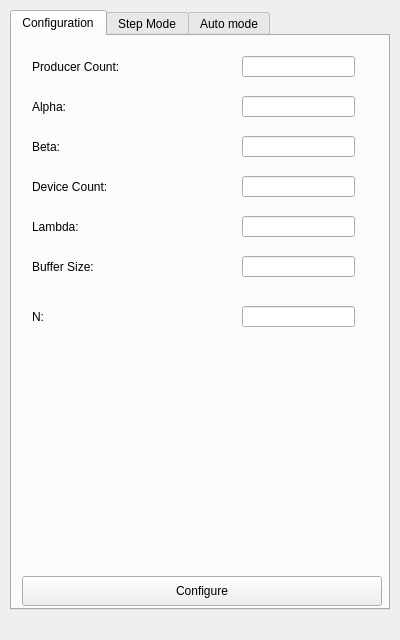
<?xml version="1.0" encoding="UTF-8"?>
<ui version="4.0">
 <class>MainWindow</class>
 <widget class="QMainWindow" name="MainWindow">
  <property name="enabled">
   <bool>true</bool>
  </property>
  <property name="geometry">
   <rect>
    <x>0</x>
    <y>0</y>
    <width>400</width>
    <height>640</height>
   </rect>
  </property>
  <property name="sizePolicy">
   <sizepolicy hsizetype="Fixed" vsizetype="Fixed">
    <horstretch>0</horstretch>
    <verstretch>0</verstretch>
   </sizepolicy>
  </property>
  <property name="windowTitle">
   <string>Computer Simulation Model</string>
  </property>
  <property name="tabShape">
   <enum>QTabWidget::Rounded</enum>
  </property>
  <widget class="QWidget" name="centralwidget">
   <widget class="QTabWidget" name="tabWidget">
    <property name="geometry">
     <rect>
      <x>10</x>
      <y>10</y>
      <width>380</width>
      <height>600</height>
     </rect>
    </property>
    <property name="currentIndex">
     <number>0</number>
    </property>
    <widget class="QWidget" name="configure_tab">
     <attribute name="title">
      <string>Configuration</string>
     </attribute>
     <widget class="QLabel" name="label">
      <property name="geometry">
       <rect>
        <x>20</x>
        <y>20</y>
        <width>91</width>
        <height>21</height>
       </rect>
      </property>
      <property name="text">
       <string>Producer Count:</string>
      </property>
     </widget>
     <widget class="QLineEdit" name="producer_count_edit">
      <property name="geometry">
       <rect>
        <x>230</x>
        <y>20</y>
        <width>113</width>
        <height>21</height>
       </rect>
      </property>
     </widget>
     <widget class="QLineEdit" name="alpha_edit">
      <property name="geometry">
       <rect>
        <x>230</x>
        <y>60</y>
        <width>113</width>
        <height>21</height>
       </rect>
      </property>
     </widget>
     <widget class="QLabel" name="label_2">
      <property name="geometry">
       <rect>
        <x>20</x>
        <y>60</y>
        <width>91</width>
        <height>21</height>
       </rect>
      </property>
      <property name="text">
       <string>Alpha:</string>
      </property>
     </widget>
     <widget class="QLineEdit" name="beta_edit">
      <property name="geometry">
       <rect>
        <x>230</x>
        <y>100</y>
        <width>113</width>
        <height>21</height>
       </rect>
      </property>
     </widget>
     <widget class="QLabel" name="label_3">
      <property name="geometry">
       <rect>
        <x>20</x>
        <y>100</y>
        <width>91</width>
        <height>21</height>
       </rect>
      </property>
      <property name="text">
       <string>Beta:</string>
      </property>
     </widget>
     <widget class="QLineEdit" name="device_count_edit">
      <property name="geometry">
       <rect>
        <x>230</x>
        <y>140</y>
        <width>113</width>
        <height>21</height>
       </rect>
      </property>
     </widget>
     <widget class="QLineEdit" name="buffer_size_edit">
      <property name="geometry">
       <rect>
        <x>230</x>
        <y>220</y>
        <width>113</width>
        <height>21</height>
       </rect>
      </property>
     </widget>
     <widget class="QLabel" name="label_4">
      <property name="geometry">
       <rect>
        <x>20</x>
        <y>180</y>
        <width>91</width>
        <height>21</height>
       </rect>
      </property>
      <property name="text">
       <string>Lambda:</string>
      </property>
     </widget>
     <widget class="QLineEdit" name="lambda_edit">
      <property name="geometry">
       <rect>
        <x>230</x>
        <y>180</y>
        <width>113</width>
        <height>21</height>
       </rect>
      </property>
     </widget>
     <widget class="QLabel" name="label_5">
      <property name="geometry">
       <rect>
        <x>20</x>
        <y>220</y>
        <width>91</width>
        <height>21</height>
       </rect>
      </property>
      <property name="text">
       <string>Buffer Size:</string>
      </property>
     </widget>
     <widget class="QLabel" name="label_6">
      <property name="geometry">
       <rect>
        <x>20</x>
        <y>140</y>
        <width>91</width>
        <height>21</height>
       </rect>
      </property>
      <property name="text">
       <string>Device Count:</string>
      </property>
     </widget>
     <widget class="QLineEdit" name="n_edit">
      <property name="geometry">
       <rect>
        <x>230</x>
        <y>270</y>
        <width>113</width>
        <height>21</height>
       </rect>
      </property>
     </widget>
     <widget class="QLabel" name="label_7">
      <property name="geometry">
       <rect>
        <x>20</x>
        <y>270</y>
        <width>91</width>
        <height>21</height>
       </rect>
      </property>
      <property name="text">
       <string>N:</string>
      </property>
     </widget>
     <widget class="QPushButton" name="configure_button">
      <property name="geometry">
       <rect>
        <x>10</x>
        <y>540</y>
        <width>360</width>
        <height>30</height>
       </rect>
      </property>
      <property name="text">
       <string>Configure</string>
      </property>
     </widget>
    </widget>
    <widget class="QWidget" name="step_tab">
     <attribute name="title">
      <string>Step Mode</string>
     </attribute>
     <widget class="QPushButton" name="step_button">
      <property name="geometry">
       <rect>
        <x>190</x>
        <y>540</y>
        <width>170</width>
        <height>30</height>
       </rect>
      </property>
      <property name="text">
       <string>Step</string>
      </property>
     </widget>
     <widget class="QPushButton" name="finish_button">
      <property name="geometry">
       <rect>
        <x>10</x>
        <y>540</y>
        <width>170</width>
        <height>30</height>
       </rect>
      </property>
      <property name="text">
       <string>Finish</string>
      </property>
     </widget>
     <widget class="QScrollArea" name="diagram_scroll_area">
      <property name="geometry">
       <rect>
        <x>10</x>
        <y>10</y>
        <width>350</width>
        <height>520</height>
       </rect>
      </property>
      <property name="widgetResizable">
       <bool>true</bool>
      </property>
      <widget class="QWidget" name="scrollAreaWidgetContents">
       <property name="geometry">
        <rect>
         <x>0</x>
         <y>0</y>
         <width>348</width>
         <height>518</height>
        </rect>
       </property>
      </widget>
     </widget>
    </widget>
    <widget class="QWidget" name="auto_tab">
     <attribute name="title">
      <string>Auto mode</string>
     </attribute>
     <widget class="QLabel" name="label_8">
      <property name="geometry">
       <rect>
        <x>10</x>
        <y>260</y>
        <width>121</width>
        <height>16</height>
       </rect>
      </property>
      <property name="text">
       <string>Device Stats:</string>
      </property>
     </widget>
     <widget class="QLabel" name="label_9">
      <property name="geometry">
       <rect>
        <x>10</x>
        <y>10</y>
        <width>121</width>
        <height>16</height>
       </rect>
      </property>
      <property name="text">
       <string>Producer Stats:</string>
      </property>
     </widget>
     <widget class="QPushButton" name="refresh_button">
      <property name="geometry">
       <rect>
        <x>10</x>
        <y>540</y>
        <width>360</width>
        <height>30</height>
       </rect>
      </property>
      <property name="text">
       <string>Refresh</string>
      </property>
     </widget>
     <widget class="QTableWidget" name="producer_table">
      <property name="geometry">
       <rect>
        <x>10</x>
        <y>30</y>
        <width>360</width>
        <height>220</height>
       </rect>
      </property>
      <property name="columnCount">
       <number>7</number>
      </property>
      <attribute name="horizontalHeaderVisible">
       <bool>false</bool>
      </attribute>
      <attribute name="horizontalHeaderDefaultSectionSize">
       <number>80</number>
      </attribute>
      <column/>
      <column/>
      <column/>
      <column/>
      <column/>
      <column/>
      <column/>
     </widget>
     <widget class="QTableWidget" name="device_table">
      <property name="geometry">
       <rect>
        <x>10</x>
        <y>280</y>
        <width>360</width>
        <height>220</height>
       </rect>
      </property>
      <property name="rowCount">
       <number>0</number>
      </property>
      <property name="columnCount">
       <number>1</number>
      </property>
      <attribute name="horizontalHeaderDefaultSectionSize">
       <number>350</number>
      </attribute>
      <column/>
     </widget>
     <widget class="QProgressBar" name="progress_bar">
      <property name="geometry">
       <rect>
        <x>10</x>
        <y>510</y>
        <width>360</width>
        <height>23</height>
       </rect>
      </property>
      <property name="value">
       <number>0</number>
      </property>
      <property name="textVisible">
       <bool>false</bool>
      </property>
     </widget>
    </widget>
   </widget>
  </widget>
  <widget class="QStatusBar" name="statusbar">
   <property name="font">
    <font>
     <weight>75</weight>
     <bold>true</bold>
    </font>
   </property>
   <property name="autoFillBackground">
    <bool>false</bool>
   </property>
   <property name="sizeGripEnabled">
    <bool>false</bool>
   </property>
  </widget>
 </widget>
 <resources/>
 <connections/>
</ui>
